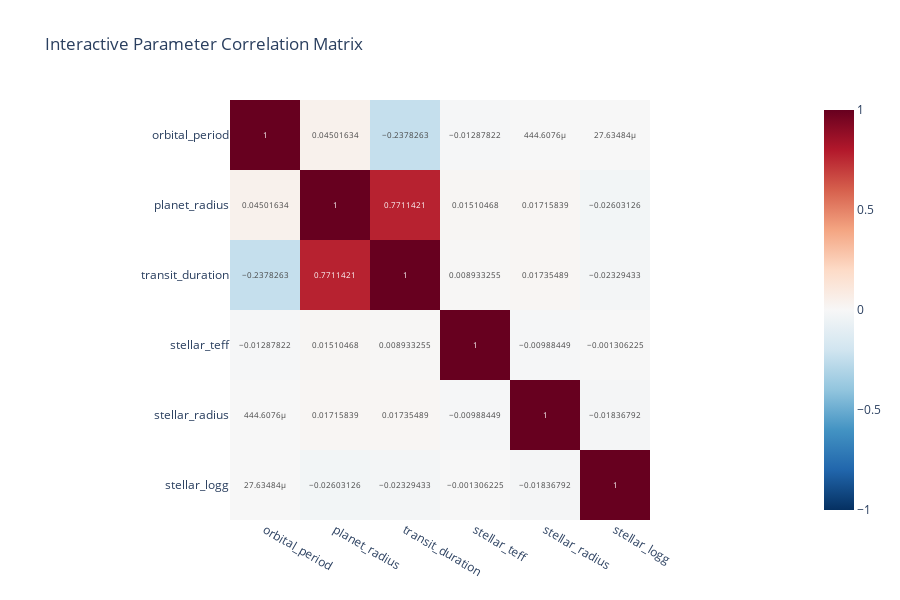

Write notebook code for a chart like this one.
### Code cell
# Interactive correlation heatmap
fig = px.imshow(correlation_matrix, 
                title='Interactive Parameter Correlation Matrix',
                color_continuous_scale='RdBu_r',
                color_continuous_midpoint=0,
                text_auto=True)
fig.update_layout(height=600)
fig.show()

# Correlation by disposition
fig2 = make_subplots(rows=2, cols=2, 
                     subplot_titles=['Confirmed', 'Candidate', 'False Positive', 'Ambiguous'],
                     specs=[[{'type': 'heatmap'}, {'type': 'heatmap'}],
                            [{'type': 'heatmap'}, {'type': 'heatmap'}]])

dispositions = ['confirmed', 'candidate', 'false_positive', 'ambiguous']
positions = [(1,1), (1,2), (2,1), (2,2)]

for disp, (row, col) in zip(dispositions, positions):
    if disp in combined_clean['disposition'].values:
        subset = combined_clean[combined_clean['disposition'] == disp]
        if len(subset) > 10:  # Only if enough data
            corr_subset = subset[numerical_columns].corr()
            fig2.add_trace(
                go.Heatmap(z=corr_subset.values, 
                          x=corr_subset.columns, 
                          y=corr_subset.index,
                          colorscale='RdBu_r',
                          zmid=0),
                row=row, col=col
            )

fig2.update_layout(height=800, title_text="Correlation Matrices by Disposition")
fig2.show()

### Figure 1 — Plotly figure (JSON) as saved in the notebook; plotly's stock layout.template omitted (floating-point values rounded to 4 significant figures)
{"data": [{"coloraxis": "coloraxis", "hovertemplate": "x: %{x}<br>y: %{y}<br>color: %{z}<extra></extra>", "name": "0", "texttemplate": "%{z}", "type": "heatmap", "x": ["orbital_period", "planet_radius", "transit_duration", "stellar_teff", "stellar_radius", "stellar_logg"], "xaxis": "x", "y": ["orbital_period", "planet_radius", "transit_duration", "stellar_teff", "stellar_radius", "stellar_logg"], "yaxis": "y", "z": [[1.0, 0.04502, -0.2378, -0.01288, 0.0004446, 2.763e-05], [0.04502, 1.0, 0.7711, 0.0151, 0.01716, -0.02603], [-0.2378, 0.7711, 1.0, 0.008933, 0.01735, -0.02329], [-0.01288, 0.0151, 0.008933, 1.0, -0.009884, -0.001306], [0.0004446, 0.01716, 0.01735, -0.009884, 1.0, -0.01837], [2.763e-05, -0.02603, -0.02329, -0.001306, -0.01837, 1.0]]}], "layout": {"coloraxis": {"cmid": 0, "colorscale": [[0, "rgb(5,48,97)"], [0.1, "rgb(33,102,172)"], [0.2, "rgb(67,147,195)"], [0.3, "rgb(146,197,222)"], [0.4, "rgb(209,229,240)"], [0.5, "rgb(247,247,247)"], [0.6, "rgb(253,219,199)"], [0.7, "rgb(244,165,130)"], [0.8, "rgb(214,96,77)"], [0.9, "rgb(178,24,43)"], [1, "rgb(103,0,31)"]]}, "height": 600, "title": {"text": "Interactive Parameter Correlation Matrix"}, "xaxis": {"anchor": "y", "constrain": "domain", "domain": [0, 1], "scaleanchor": "y"}, "yaxis": {"anchor": "x", "autorange": "reversed", "constrain": "domain", "domain": [0, 1]}}}
